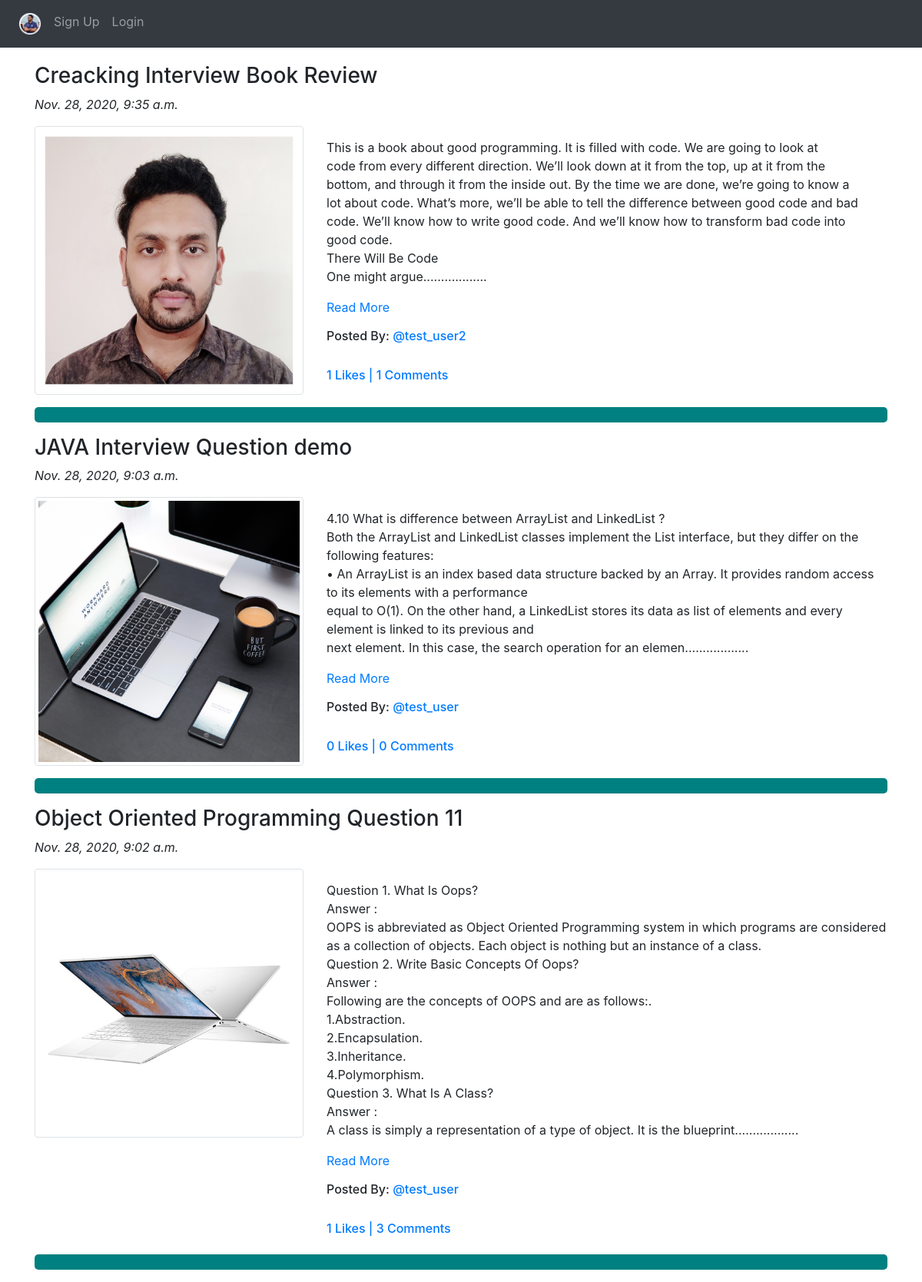
Screenshot of /blog/ with the database file from the repository.
### App_Blog/models.py (models this page shows, shortened)
class Blog(models.Model):
    author = models.ForeignKey(User, on_delete=models.CASCADE, related_name='post_author')
    blog_title = models.CharField(max_length=264, verbose_name="Put a Title")   # verbose = Label
    slug = models.SlugField(max_length=264, unique=True)
    blog_content = models.TextField(verbose_name="What is on Your Mind?")
    blog_image = models.ImageField(upload_to='blog_images', verbose_name="Image")
    publish_date = models.DateTimeField(auto_now_add=True)
    update_date = models.DateTimeField(auto_now=True)
    class Meta:
        ordering = ['-publish_date',]

### App_Blog/views.py (the view)
# urls.py: path('', views.BlogList.as_view(), name='blog_list'),
class BlogList(ListView):
    context_object_name = 'blogs'
    model = Blog
    template_name = 'App_Blog/blog_list.html'

### App_Blog/templatetags/custom_filters.py (called while the page is built)
def range_filter(value):
    return value[0:500] + ".................."

### templates/App_Blog/blog_list.html (shortened to what this page needs)
{% extends 'base.html' %}
{% load custom_filters %}
{% block body_block %}
{% for blog in blogs %}
<h3>{{ blog.blog_title }}</h3>
<p><i>{{ blog.publish_date }}</i></p>
<div class="row">
  <div class="col-sm-4">
    <img src="/media/{{blog.blog_image}}" alt="{{blog.blog_title}}" title="{{blog.blog_title}}" class="img-thumbnail"  width="100%">
  </div>
  <div class="col-sm-8">
    <p>{{ blog.blog_content|range_filter|linebreaks }}<a href="{% url 'App_Blog:blog_details' slug=blog.slug %}">Read More</a></p>
    <h6>Posted By: <a href="#">@{{ blog.author }}</a></h6>
    <br><h6 class="text-primary">{{blog.liked_blog.count}} Likes | {{blog.blog_comment.count}} Comments</h6>
  </div>
</div>
<hr style="border: 10px solid teal; border-radius: 5px;">
{% endfor %}
{% endblock %}

### rows the page displays
Blog: blog_title "Creacking Interview Book Review", publish_date "Nov. 28, 2020, 9:35 a.m.", blog_image (picture), blog_content|range_filter "This is a book about good programming. It is filled with code. We are going to look at code from every different direction. We’ll look down at it from the top, up at it from the bottom, and through it from the inside out. By the time we are done, we’re going to know a lot about code. What’s more, we’ll be able to tell the difference between good code and bad code. We’ll know how to write good code. And we’ll know how to transform bad code into good code. There Will Be Code One might argue..................", author "test_user2", liked_blog.count "1", blog_comment.count "1"
Blog: blog_title "JAVA Interview Question demo", publish_date "Nov. 28, 2020, 9:03 a.m.", blog_image (picture), blog_content|range_filter "4.10 What is difference between ArrayList and LinkedList ? Both the ArrayList and LinkedList classes implement the List interface, but they differ on the following features: • An ArrayList is an index based data structure backed by an Array. It provides random access to its elements with a performance equal to O(1). On the other hand, a LinkedList stores its data as list of elements and every element is linked to its previous and next element. In this case, the search operation for an elemen..................", author "test_user", liked_blog.count "0", blog_comment.count "0"
Blog: blog_title "Object Oriented Programming Question 11", publish_date "Nov. 28, 2020, 9:02 a.m.", blog_image (picture), blog_content|range_filter "Question 1. What Is Oops? Answer : OOPS is abbreviated as Object Oriented Programming system in which programs are considered as a collection of objects. Each object is nothing but an instance of a class. Question 2. Write Basic Concepts Of Oops? Answer : Following are the concepts of OOPS and are as follows:. 1.Abstraction. 2.Encapsulation. 3.Inheritance. 4.Polymorphism. Question 3. What Is A Class? Answer : A class is simply a representation of a type of object. It is the blueprint..................", author "test_user", liked_blog.count "1", blog_comment.count "3"
